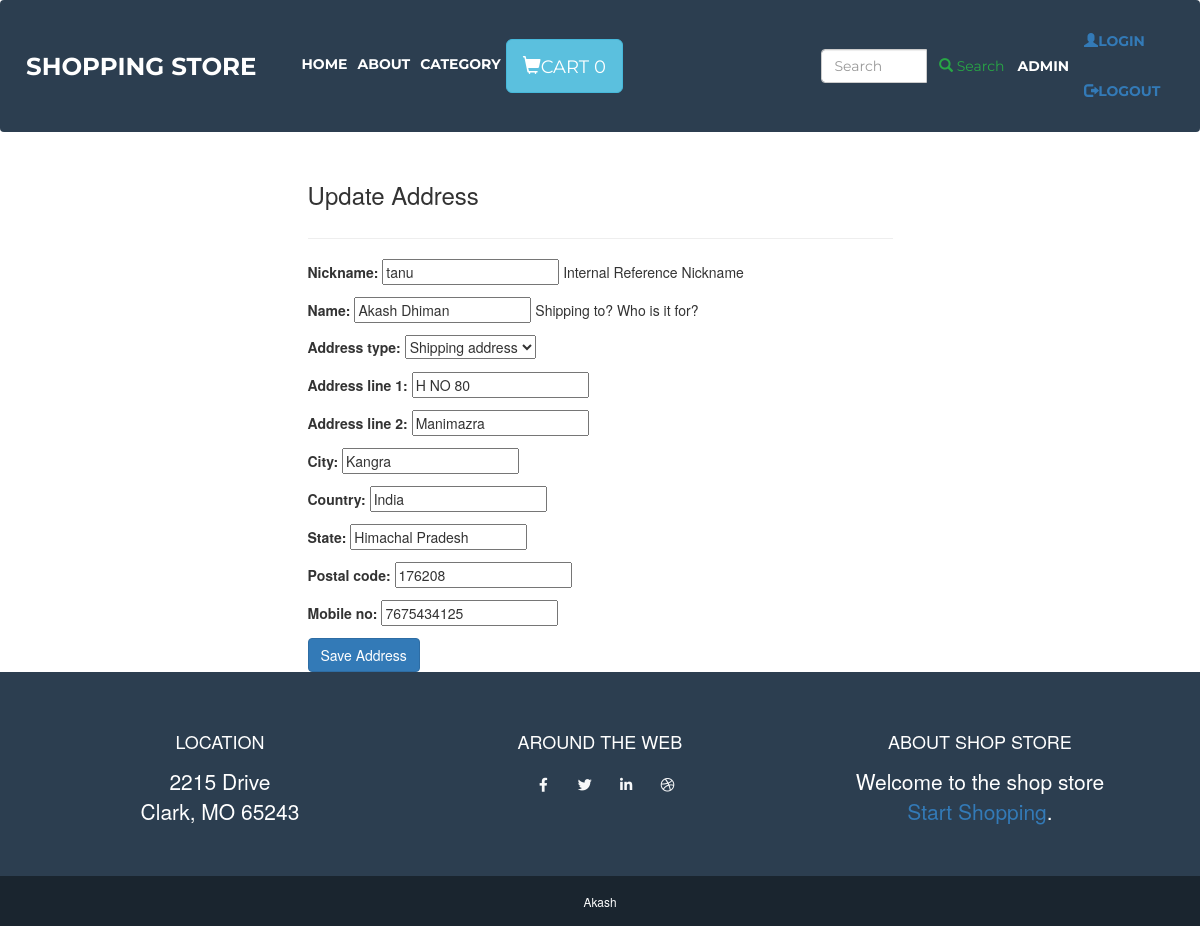
Screenshot of /address/address/1/ (signed in) with the database file from the repository.
### accounts/models.py (models this page shows, shortened)
class User(AbstractBaseUser):
    email       = models.EmailField(max_length=255, unique=True)
    username   = models.CharField(max_length=255, blank=True, null=True)
    first_name = models.CharField(max_length=30,
                                  help_text='First Name of the user.')
    last_name = models.CharField(max_length=30,
                                 help_text='Last Name of the user.')
    is_active   = models.BooleanField(default=True)
    staff       = models.BooleanField(default=False)
    admin       = models.BooleanField(default=False)
    timestamp   = models.DateTimeField(auto_now_add=True)
    USERNAME_FIELD = 'email'
    REQUIRED_FIELDS = ['username']
    objects = UserManager()

### address/models.py (models this page shows, shortened)
class Address(models.Model):
    address_profile = models.ForeignKey(User,on_delete=models.CASCADE)
    name            = models.CharField(max_length=120, null=True, blank=True, help_text='Shipping to? Who is it for?')
    nickname        = models.CharField(max_length=120, null=True, blank=True, help_text='Internal Reference Nickname')
    address_type    = models.CharField(max_length=120, choices=ADDRESS_TYPES)
    address_line_1  = models.CharField(max_length=120)
    address_line_2  = models.CharField(max_length=120, null=True, blank=True)
    city            = models.CharField(max_length=120)
    country         = models.CharField(max_length=120, default='India')
    state           = models.CharField(max_length=120)
    postal_code     = models.CharField(max_length=120)
    mobile_no       = models.IntegerField()

### address/views.py (the view, shortened to what this page needs)
# urls.py: path('address/<int:pk>/', views.AddressUpdateView.as_view(), name='address-update'),
class AddressUpdateView(LoginRequiredMixin, UpdateView):
    template_name = 'address/update.html'
    form_class = AddressForm
    success_url = 'address:address_list'
    def get_queryset(self):
        request = self.request
        user = User.objects.get(id=request.user.pk)
        return Address.objects.filter(address_profile=user)

### address/forms.py
class AddressForm(forms.ModelForm):
    class Meta:
        model = Address
        fields = [
            'nickname',
            'name',
            'address_type',
            'address_line_1',
            'address_line_2',
            'city',
            'country',
            'state',
            'postal_code',
            'mobile_no'
        ]

### cart/context_processor.py (called while the page is built)
def cart(request):
    cart = settings.CART_SESSION_ID
    return {'cart':cart}

### cart/templatetags/add_tags.py (called while the page is built)
@register.simple_tag
def cart_item_count(user,key):
    try:
        count = OrderProduct.objects.filter(owner__username =user,session_key=key,is_ordered=False)[0].items.count()
        return count
    except:
        return 0

### address/templates/address/update.html
{% extends 'base/index.html' %} {% load static %} {% block pagecontent %}
<div class='row'>
        <div class='col-10 mx-auto col-md-6 '>
            {% if form.instance.address_line_1  %}
            <h3 class='my-5'>Update Address</h3>
            {% else %}
            <h3 class='my-5'>Create Address</h3>
            {% endif %}
            <hr>
        <form method='POST' action=''> {% csrf_token %}
          {{ form.as_p }}
          <button type='submit' class="btn btn-primary"'>Save Address</button>
        </form>
        </div>
    </div>
{% endblock %}

### templates/base/index.html (shortened to what this page needs)
<!DOCTYPE html> {% load static %} {% load add_tags   %}
<html lang="en">
<head>
  <link href="{% static 'vendor/fontawesome-free/css/all.min.css' %}" rel="stylesheet" type="text/css">
  <link href="{% static  'css/freelancer.min.css' %}" rel="stylesheet">
  <link rel="stylesheet" href="https://maxcdn.bootstrapcdn.com/bootstrap/3.4.0/css/bootstrap.min.css">
</head>
<body id="page-top">
  <nav class="navbar navbar-expand-lg bg-secondary text-uppercase fixed-top" id="mainNav">
    <div class="container">
      <a class="navbar-brand js-scroll-trigger" href="{% url 'products:list' %}">Shopping Store</a>
      <div class="collapse navbar-collapse" id="navbarResponsive">
        <ul class="navbar-nav mr-auto">
          <li class="nav-item active">
            <a class="nav-link" href="{% url 'products:list' %}">Home
            </a>
          </li>
          <li class="nav-item">
            <a class="nav-link" href="{% url 'products:about' %}">About</a>
          </li>
          <li class="nav-item">
            <a class="nav-link" href="{% url 'category:category_list' %}">Category</a>
          </li>
          <li class="nav-item">
            {% if  request.user.is_authenticated %}
                <a href="{% url 'cart:order_summary' %}" class="btn btn-info btn-lg">
                  <span class="glyphicon glyphicon-shopping-cart"></span>Cart {% cart_item_count user=request.user.username key='cart'  %}
                </a>
            {% else  %}
              <a href="{% url 'cart:order_summary' %}" class="btn btn-info btn-lg">
                   <span class="glyphicon glyphicon-shopping-cart"></span>Cart {% cart_item_count user=None key=cart %}
            </a>
            {% endif %}
          </li>
        </ul>
      </div>
    </div>
    {% include 'search/search-form.html' %}
    {% if  request.user.is_authenticated %}
         <span style="color: white"> {{request.user.username}}</span>
    {% endif %}
    <ul class="nav navbar-nav navbar-right">
      <li>
              <a href="{% url 'accounts:login' %}">
                <span class="glyphicon glyphicon-user"></span>Login
              </a>
      </li>
      {% if  request.user.is_authenticated %}
      <li>
          <a href="{% url 'accounts:logout' %}">
              <span class="glyphicon glyphicon-log-out"></span>Logout
            </a>
      </li>
      {% endif %}
    </ul>
  </nav>
  {% block pagecontent %} {% endblock %}
  <footer class="footer text-center">
    <div class="container">
      <div class="row">
        <div class="col-lg-4 mb-5 mb-lg-0">
          <h4 class="text-uppercase mb-4">Location</h4>
          <p class="lead mb-0">2215  Drive
            <br>Clark, MO 65243</p>
        </div>
        <div class="col-lg-4 mb-5 mb-lg-0">
          <h4 class="text-uppercase mb-4">Around the Web</h4>
          <a class="btn btn-outline-light btn-social mx-1" href="#">
            <i class="fab fa-fw fa-facebook-f"></i>
          </a>
          <a class="btn btn-outline-light btn-social mx-1" href="#">
            <i class="fab fa-fw fa-twitter"></i>
          </a>
          <a class="btn btn-outline-light btn-social mx-1" href="#">
            <i class="fab fa-fw fa-linkedin-in"></i>
          </a>
          <a class="btn btn-outline-light btn-social mx-1" href="#">
            <i class="fab fa-fw fa-dribbble"></i>
          </a>
        </div>
        <div class="col-lg-4">
          <h4 class="text-uppercase mb-4">About shop Store</h4>
          <p class="lead mb-0">Welcome  to the shop store<br>
            <a href="#">Start Shopping</a>.</p>
        </div>
      </div>
    </div>
  </footer>
  <section class="copyright py-4 text-center text-white">
    <div class="container">
      <small>Akash </small>
    </div>
  </section>
</body>
</html>

### rows the page displays
User: username "0", user.username "ADMIN"
Address: nickname "tanu", name "Akash Dhiman", address_type "Shipping address", address_line_1 "H NO 80", address_line_2 "Manimazra", city "Kangra", country "India", state "Himachal Pradesh", postal_code "176208", mobile_no "7675434125"
